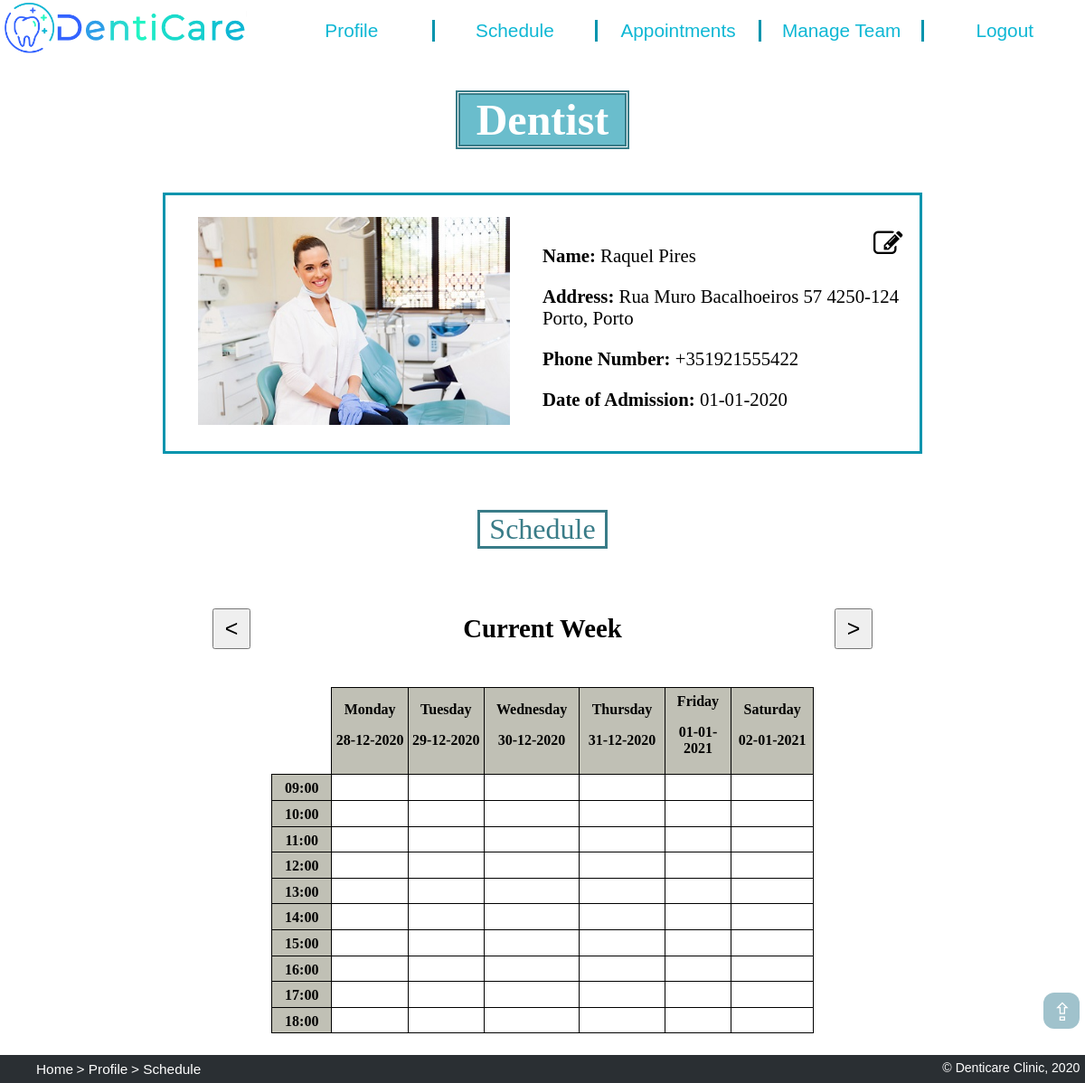
Screenshot of /dentist.php (signed in) with the database file from the repository.
### tables this page shows
CREATE TABLE employee (
    id integer PRIMARY KEY REFERENCES person, 
    salary float CHECK(salary > 0),
    date_of_admission text -- format dd-mm-yyyy
);

CREATE TABLE person (
    id integer PRIMARY KEY AUTOINCREMENT,
    name text NOT NULL,
    address text,
    phone_number text NOT NULL, -- e.g. +351935556768
    username text NOT NULL UNIQUE,
    password text NOT NULL
);

### dentist.php (called while the page is built, shortened)
<?php
    require_once('database/init_db.php');
    require_once('database/dentist_db.php');
    include('templates/profile_header_tpl.php');
    include('templates/profile_info_tpl.php');
    include('templates/schedule_tpl.php');
    include('templates/footer_tpl.php');
?>

### database/dentist_db.php (called while the page is built, shortened)
<?php
    function getDentistInfo($id) {
        global $dbh;
        $stmt = $dbh->prepare('SELECT * FROM person
                            JOIN employee USING (id)
                            JOIN dentist USING (id)
                            WHERE id = ?');
        $stmt->execute(array($id));
        return $stmt->fetch();
    }
?>

### templates/profile_info_tpl.php (the view, shortened to what this page needs)
<?php
    if ($_SERVER['PHP_SELF'] == '/dentist.php' || $_SERVER['PHP_SELF'] == '/dentistAppointments.php' || $_SERVER['PHP_SELF'] == '/manageTeam.php') {
        $person = getDentistInfo($_SESSION['id']);
    } else if ($_SERVER['PHP_SELF'] == '/dentalAuxiliary.php' || $_SERVER['PHP_SELF'] == '/dentalAuxiliary_appointments.php' || $_SERVER['PHP_SELF'] == '/manage_material.php' || $_SERVER['PHP_SELF'] == '/manage_clients.php') {
        $person = getAuxiliaryInfo($_SESSION['id']);
    } else if ($_SERVER['PHP_SELF'] == '/client.php' || $_SERVER['PHP_SELF'] == '/clientRecord.php') {
        $person = getClientInfo($_SESSION['id']);
    }
?>
    <?php if ($_SERVER['PHP_SELF'] == '/dentist.php' || $_SERVER['PHP_SELF'] == '/dentistAppointments.php' || $_SERVER['PHP_SELF'] == '/manageTeam.php') { ?>
        <h1 id="profileTitle"> Dentist </h1>
    <?php } ?>
<section id="profileInfo">
    <div id="profileImg">
        <?php if (file_exists('images/users/' . $person['id'] . '.jpg')) { ?>
            <img src="images/users/<?php echo $person['id'] ?>.jpg" alt="<?php echo $person['name'] ?>" <?php if ($_SERVER['PHP_SELF'] == '/client.php' || $_SERVER['PHP_SELF'] == '/clientRecord.php') { ?> id="client_img" <?php } ?>>
        <?php } else { ?>
            <img src="images/users/img_default.jpg" alt="<?php echo $person['name'] ?>" <?php if ($_SERVER['PHP_SELF'] == '/client.php' || $_SERVER['PHP_SELF'] == '/clientRecord.php') { ?> id="client_img" <?php } ?>>
        <?php } ?>
    </div>
    <div id="info">
        <?php if ($_SESSION['edit_on'] == 0 && !isset($_POST['edit'])) { ?>
            <form action="action_openCloseEdit.php" method="post" id="edit_profile">
                <button type="submit" id="edit_button" name="edit" form="edit_profile"><i class="fa fa-edit"></i></button>
            </form>
            <p> <strong> Name: </strong> <?php echo $person['name'] ?> </p>
            <p> <strong> Address: </strong> <?php echo $person['address'] ?> </p>
            <p> <strong> Phone Number: </strong> <?php echo $person['phone_number'] ?> </p>
            <?php if ($_SERVER['PHP_SELF'] == '/dentist.php' || $_SERVER['PHP_SELF'] == '/dentistAppointments.php' || $_SERVER['PHP_SELF'] == '/manageTeam.php' || $_SERVER['PHP_SELF'] == '/dentalAuxiliary.php' || $_SERVER['PHP_SELF'] == '/dentalAuxiliary_appointments.php' || $_SERVER['PHP_SELF'] == '/manage_material.php' || $_SERVER['PHP_SELF'] == '/manage_clients.php') { ?>
                <p> <strong> Date of Admission: </strong> <?php echo $person['date_of_admission'] ?> </p>
            <?php } ?>
        <?php } ?>
    </div>
</section>

### css/style.css (style rules this page uses)
html { background: url(https://media.istockphoto.com/vectors/abstract-white-gray-background-with-clean-smooth-soft-wave-vector-vector-id915242162?k=6&m=915242162&s=170667a&w=0&h=4WM4DJV-ZH4vGMzR6MZ9FEHTHWEkW3EGcwXswC1MwlI=) no-repeat center center fixed; -webkit-background-size: cover; -moz-background-size: cover; -o-background-size: cover; background-size: cover; scroll-behavior: smooth; }

### css/layout.css (style rules this page uses)
body { width: 100%; margin: 0; padding: 0; display: grid; grid-template-rows: [start] auto [first] auto [services] 10fr [end]; }

### css/profilePage.css (style rules this page uses)
#profileTitle { font-size: 300%; margin-left: 42%; margin-right: 42%; margin-bottom: 1%; text-align: center; background: rgba(96, 185, 201, 0.932); background-clip: content-box; color: white; border: 5px double rgb(57, 124, 136); }
#profileInfo { display: grid; grid-template-rows: [start] auto [end]; grid-template-columns: [start] 1fr [center] 1fr [end]; margin: 3% 15%; padding-top: 2%; padding-bottom: 2%; background-color: white; border: 3px solid rgb(3, 148, 173); }
#profileImg { text-align: center; grid-row:start/end; grid-column: start/center; }
#profileInfo img { height: 230px; width: auto; }
#info { grid-row:start/end; grid-column: center/end; font-size: 130%; }
#edit_profile { width: 20%; font-size: 120%; padding-left: 2%; padding-top: 2.5%; margin: 0; }
#edit_profile>#edit_button { position: absolute; left: 80%; border: none; background-color:white; font-size: 130%; text-align: right; }

### rows the page displays
employee: id.name "Raquel Pires", id.address "Rua Muro Bacalhoeiros 57 4250-124 Porto, Porto", id.phone_number "+351921555422", date_of_admission "01-01-2020"

### other values shown
$hour "09:00"
$hour "10:00"
$hour "11:00"
$hour "12:00"
$hour "13:00"
$hour "14:00"
$hour "15:00"
$hour "16:00"
$hour "17:00"
$hour "18:00"
